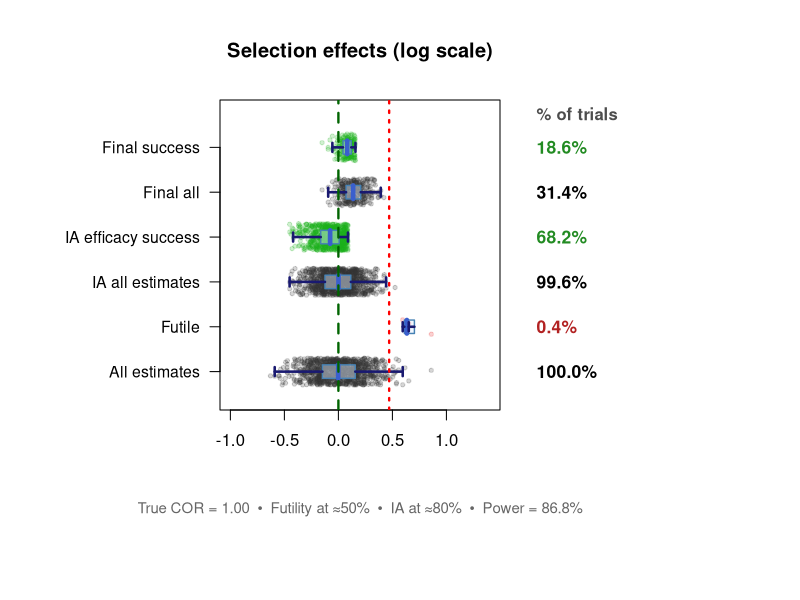

Recreate this plot in R.

rm(list=ls())

suppressPackageStartupMessages({
  library(MASS)   # polr
  library(dplyr)
})

# ============================================================
# 1) Core helpers
# ============================================================

ilogit <- function(z) 1 / (1 + exp(-z))

parse_probs <- function(txt) {
  as.numeric(trimws(unlist(strsplit(txt, ","))))
}

validate_probs <- function(p) {
  if (any(is.na(p)))          return("Probabilities must be numeric (comma-separated).")
  if (length(p) < 3)          return("Need at least 3 categories.")
  if (any(p <= 0))            return("All probabilities must be > 0.")
  if (abs(sum(p) - 1) > 1e-6) return(sprintf("Must sum to ~1 (got %.6f).", sum(p)))
  NULL
}

theta_from_control_pmf <- function(p_control) {
  cum_control <- cumsum(p_control)
  qlogis(cum_control[seq_len(length(p_control) - 1)])
}

pmf_from_beta <- function(theta, beta, x) {
  cdf <- ilogit(theta - beta * x)
  cdf <- c(cdf, 1)
  pmf <- diff(c(0, cdf))
  pmf[pmf < 0] <- 0
  pmf / sum(pmf)
}

# ============================================================
# 2) Fit log(COR) correctly (NO sign flip)
# ============================================================

fit_logCOR <- function(df) {
  fit <- try(MASS::polr(y ~ trt, data = df, Hess = TRUE), silent = TRUE)
  if (inherits(fit, "try-error") || is.null(fit$coefficients)) return(NULL)
  
  coef_names <- names(fit$coefficients)
  trt_name <- coef_names[grepl("^trt", coef_names)][1]
  if (is.na(trt_name)) return(NULL)
  
  logCOR_hat <- as.numeric(fit$coefficients[[trt_name]])
  
  v <- vcov(fit)
  if (!(trt_name %in% rownames(v))) return(NULL)
  
  se <- sqrt(v[trt_name, trt_name])
  if (!is.finite(se) || se < 1e-8) return(NULL)
  
  list(logCOR_hat = logCOR_hat, se = se)
}

safe_summ_cor <- function(x) {
  x <- x[is.finite(x)]
  n <- length(x)
  if (n == 0) {
    return(c(N = 0L, Mean = NA_real_, Median = NA_real_, `2.5%` = NA_real_, `97.5%` = NA_real_))
  }
  q <- quantile(x, probs = c(0.025, 0.975), names = FALSE)
  c(N = n, Mean = mean(x), Median = median(x), `2.5%` = q[1], `97.5%` = q[2])
}

# ============================================================
# 3) Simulation (NI success LEFT tail, futility RIGHT side)
# ============================================================

simulate_obf_ordinal <- function(
    COR_true, COR_NI,
    n_total,
    futility_frac, info_frac,
    alpha1, alpha2, futility_p,
    p_control, seed = 1234, nSims = 500,
    show_progress = interactive()
) {
  msg <- validate_probs(p_control)
  if (!is.null(msg)) stop(msg)
  
  set.seed(seed)
  
  theta <- theta_from_control_pmf(p_control)
  K <- length(p_control) - 1
  
  beta_true <- log(COR_true)
  beta_NI   <- log(COR_NI)
  
  pi_control <- p_control
  pi_treat   <- pmf_from_beta(theta, beta_true, x = 1)
  
  split_n <- function(N) {
    nC <- floor(N / 2)
    list(nC = nC, nT = N - nC)
  }
  
  Z_fut_all  <- rep(NA_real_, nSims)
  COR_fut_all <- rep(NA_real_, nSims)
  Z1_all     <- rep(NA_real_, nSims)
  COR1_all   <- rep(NA_real_, nSims)
  Z2_all     <- rep(NA_real_, nSims)
  COR2_all   <- rep(NA_real_, nSims)
  
  stop_fut   <- logical(nSims)
  stop_ia    <- logical(nSims)
  stop_final <- logical(nSims)
  
  z_fut  <- qnorm(futility_p)
  zcrit1 <- qnorm(alpha1)
  zcrit2 <- qnorm(alpha2)
  
  n_fut <- round(futility_frac * n_total)
  n1    <- round(info_frac  * n_total)
  
  if (show_progress) pb <- txtProgressBar(min = 0, max = nSims, style = 3)
  
  for (i in seq_len(nSims)) {
    
    # Futility look
    s_f <- split_n(n_fut)
    yCf <- sample(0:K, s_f$nC, TRUE, pi_control)
    yTf <- sample(0:K, s_f$nT, TRUE, pi_treat)
    
    df_f <- data.frame(
      y   = factor(c(yCf, yTf), ordered = TRUE, levels = 0:K),
      trt = factor(rep(c("C", "T"), c(s_f$nC, s_f$nT)), levels = c("C", "T"))
    )
    
    res_f <- fit_logCOR(df_f)
    if (!is.null(res_f)) {
      Z_fut_all[i]   <- (res_f$logCOR_hat - beta_NI) / res_f$se
      COR_fut_all[i] <- exp(res_f$logCOR_hat)
      
      if (Z_fut_all[i] > z_fut) {
        stop_fut[i] <- TRUE
        if (show_progress) setTxtProgressBar(pb, i)
        next
      }
    }
    
    # Interim look
    n_add_ia <- n1 - n_fut
    s_add <- split_n(n_add_ia)
    yCa <- sample(0:K, s_add$nC, TRUE, pi_control)
    yTa <- sample(0:K, s_add$nT, TRUE, pi_treat)
    
    df_add <- data.frame(
      y   = factor(c(yCa, yTa), ordered = TRUE, levels = 0:K),
      trt = factor(rep(c("C", "T"), c(s_add$nC, s_add$nT)), levels = c("C", "T"))
    )
    
    df1 <- rbind(df_f, df_add)
    
    res1 <- fit_logCOR(df1)
    if (!is.null(res1)) {
      Z1_all[i]   <- (res1$logCOR_hat - beta_NI) / res1$se
      COR1_all[i] <- exp(res1$logCOR_hat)
      
      if (Z1_all[i] <= zcrit1) {
        stop_ia[i] <- TRUE
        if (show_progress) setTxtProgressBar(pb, i)
        next
      }
    }
    
    # Final look
    n_add_final <- n_total - n1
    s_final <- split_n(n_add_final)
    yCf2 <- sample(0:K, s_final$nC, TRUE, pi_control)
    yTf2 <- sample(0:K, s_final$nT, TRUE, pi_treat)
    
    df_final_add <- data.frame(
      y   = factor(c(yCf2, yTf2), ordered = TRUE, levels = 0:K),
      trt = factor(rep(c("C", "T"), c(s_final$nC, s_final$nT)), levels = c("C", "T"))
    )
    
    df2 <- rbind(df1, df_final_add)
    
    res2 <- fit_logCOR(df2)
    if (!is.null(res2)) {
      Z2_all[i]   <- (res2$logCOR_hat - beta_NI) / res2$se
      COR2_all[i] <- exp(res2$logCOR_hat)
      
      if (Z2_all[i] <= zcrit2) {
        stop_final[i] <- TRUE
      }
    }
    
    if (show_progress) setTxtProgressBar(pb, i)
  }
  
  if (show_progress) close(pb)
  
  list(
    Z_fut_all = Z_fut_all, COR_fut_all = COR_fut_all,
    Z1_all = Z1_all, COR1_all = COR1_all,
    Z2_all = Z2_all, COR2_all = COR2_all,
    stop_fut = stop_fut, stop_ia = stop_ia, stop_final = stop_final,
    nSims = nSims,
    z_fut = z_fut, zcrit1 = zcrit1, zcrit2 = zcrit2
  )
}

# ============================================================
# 4) Outputs
# ============================================================

# sim_table <- function(sim) {
#   fut <- safe_summ_cor(sim$COR_fut_all[sim$stop_fut])
#   ia  <- safe_summ_cor(sim$COR1_all[sim$stop_ia])
#   fin <- safe_summ_cor(sim$COR2_all[sim$stop_final])
#   
#   out <- data.frame(
#     Stage  = c("Futility stop", "IA success stop", "Final success stop"),
#     N      = c(fut["N"], ia["N"], fin["N"]),
#     Mean   = c(fut["Mean"], ia["Mean"], fin["Mean"]),
#     Median = c(fut["Median"], ia["Median"], fin["Median"]),
#     `2.5%` = c(fut["2.5%"], ia["2.5%"], fin["2.5%"]),
#     `97.5%`= c(fut["97.5%"], ia["97.5%"], fin["97.5%"]),
#     check.names = FALSE
#   )
#   
#   out |> mutate(across(c(Mean, Median, `2.5%`, `97.5%`), ~ round(.x, 3)))
# }


sim_table <- function(sim) {
  
  # Helper to compute all the usual stats + min & max
  safe_summ_cor_ext <- function(x) {
    x <- x[is.finite(x)]
    n <- length(x)
    if (n == 0) {
      return(c(
        N = 0L, 
        Min = NA_real_, Max = NA_real_,
        Mean = NA_real_, Median = NA_real_, 
        `2.5%` = NA_real_, `97.5%` = NA_real_
      ))
    }
    
    q <- quantile(x, probs = c(0.025, 0.5, 0.975), names = FALSE)
    c(
      N     = n,
      Min   = min(x),
      Max   = max(x),
      Mean  = mean(x),
      Median = q[2],           # or median(x)
      `2.5%` = q[1],
      `97.5%`= q[3]
    )
  }
  
  fut <- safe_summ_cor_ext(sim$COR_fut_all[sim$stop_fut])
  ia  <- safe_summ_cor_ext(sim$COR1_all[sim$stop_ia])
  fin <- safe_summ_cor_ext(sim$COR2_all[sim$stop_final])
  
  out <- data.frame(
    Stage  = c("Futility stop", "IA success stop", "Final success stop"),
    N      = c(fut["N"], ia["N"], fin["N"]),
    Min    = c(fut["Min"], ia["Min"], fin["Min"]),
  #  Max    = c(fut["Max"], ia["Max"], fin["Max"]),
    Mean   = c(fut["Mean"], ia["Mean"], fin["Mean"]),
    Median = c(fut["Median"], ia["Median"], fin["Median"]),
    `2.5%` = c(fut["2.5%"], ia["2.5%"], fin["2.5%"]),
    `97.5%`= c(fut["97.5%"], ia["97.5%"], fin["97.5%"]),
  Max    = c(fut["Max"], ia["Max"], fin["Max"]),
    check.names = FALSE
  )
  
  # Round numeric columns nicely
  out |> mutate(across(c(Min, Max, Mean, Median, `2.5%`, `97.5%`), ~ round(.x, 3)))
}



















# Your current selection_boxplot function (unchanged)

selection_boxplot <- function(sim, COR_true, COR_NI,
                              futility_frac = 0.50,
                              info_frac = 0.80,
                              main = "Selection effects (log scale)",
                              point_cex = 0.58,
                              point_alpha = 0.30,
                              jitter_height = 0.22,
                              box_width = 0.26,
                              ylim = c(-1.3, 1.3),
                              text_offset_factor = 0.13) {
  
  log_true <- log(COR_true)
  log_M    <- log(COR_NI)
  
  ok_f <- is.finite(sim$COR_fut_all)
  ok1  <- is.finite(sim$COR1_all)
  ok2  <- is.finite(sim$COR2_all)
  
  groups <- list(
    "All estimates"       = log(sim$COR_fut_all[ok_f]),
    "Futile"              = log(sim$COR_fut_all[ok_f & sim$stop_fut]),
    "IA all estimates"    = log(sim$COR1_all[ok1]),
    "IA efficacy success" = log(sim$COR1_all[ok1 & sim$stop_ia]),
    "Final all"           = log(sim$COR2_all[ok2]),
    "Final success"       = log(sim$COR2_all[ok2 & sim$stop_final])
  )
  
  keep <- sapply(groups, function(v) length(v) > 0)
  groups <- groups[keep]
  group_names <- names(groups)
  
  if (length(groups) == 0) {
    plot.new()
    text(0.5, 0.5, "No valid data for boxplot", cex = 1.3, col = "gray50")
    return(invisible(NULL))
  }
  
  op <- par(mar = c(9.5, 11, 5, 15))
  on.exit(par(op), add = TRUE)
  
  plot(0, type = "n", 
       xlim = ylim, ylim = c(0.4, length(groups) + 0.8),
       xlab = "", ylab = "", yaxt = "n",
       main = main, las = 1)
  
  axis(2, at = seq_along(groups), labels = group_names, las = 1, cex.axis = 0.95)
  
  # 1. Points first (Background)
  for (i in seq_along(groups)) {
    vals <- groups[[i]]
    n <- length(vals)
    if (n == 0) next
    
    set.seed(20250610 + i * 43)
    jitter_y <- runif(n, -jitter_height, jitter_height)
    
    grp_name <- group_names[i]
    col_pt <- if (grp_name == "Futile") {
      rgb(0.9, 0.1, 0.1, point_alpha)
    } else if (grp_name %in% c("IA efficacy success", "Final success")) {
      rgb(0.1, 0.7, 0.1, point_alpha)
    } else {
      rgb(0.2, 0.2, 0.2, point_alpha)
    }
    
    points(vals, i + jitter_y, pch = 19, cex = point_cex, col = col_pt)
  }
  
  # 2. Boxplots with fixed whiskers
  for (i in seq_along(groups)) {
    vals <- groups[[i]]
    if (length(vals) < 2) next # Need at least 2 points for a box
    
    q <- quantile(vals, probs = c(0.25, 0.5, 0.75))
    iqr <- q[3] - q[1]
    
    # Calculate whisker reach
    whisk_low  <- min(vals[vals >= q[1] - 1.5 * iqr])
    whisk_high <- max(vals[vals <= q[3] + 1.5 * iqr])
    
    # BOX BODY
    rect(q[1], i - box_width/2, q[3], i + box_width/2,
         col = rgb(0.88, 0.93, 1.0, 0.45), border = "steelblue", lwd = 1.4)
    
    # MEDIAN
    segments(q[2], i - box_width/2, q[2], i + box_width/2, lwd = 4.5, col = "royalblue3")
    
    # WHISKER LINES (The Fix: horizontal connection)
    segments(whisk_low,  i, q[1], i, lwd = 2.5, col = "midnightblue")
    segments(whisk_high, i, q[3], i, lwd = 2.5, col = "midnightblue")
    
    # WHISKER CAPS (Vertical bars at the ends)
    cap_size <- box_width / 3
    segments(whisk_low,  i - cap_size, whisk_low,  i + cap_size, lwd = 2.5, col = "midnightblue")
    segments(whisk_high, i - cap_size, whisk_high, i + cap_size, lwd = 2.5, col = "midnightblue")
  }
  
  # Reference lines and Labels (Logic remains the same)
  abline(v = c(log_true, log_M), lty = c(2, 3), col = c("darkgreen", "red"), lwd = 2.3)
  
  # ... [Rest of the labeling/footnote code remains unchanged] ...
  p_fut   <- mean(sim$stop_fut,    na.rm = TRUE)
  p_ia    <- mean(sim$stop_ia,     na.rm = TRUE)
  p_final <- mean(sim$stop_final,  na.rm = TRUE)
  
  props <- c("All estimates" = 1, "Futile" = p_fut, "IA all estimates" = 1 - p_fut,
             "IA efficacy success" = p_ia, "Final all" = 1 - p_fut - p_ia, "Final success" = p_final)[group_names]
  
  usr <- par("usr")
  x_text <- usr[2] + text_offset_factor * (usr[2] - usr[1])
  
  for (i in seq_along(groups)) {
    text(x_text, i, sprintf("%.1f%%", 100 * props[i]), adj = 0, cex = 1.05, font = 2, 
         col = if(group_names[i]=="Futile") "firebrick" else if(group_names[i] %in% c("IA efficacy success", "Final success")) "forestgreen" else "black", xpd = TRUE)
  }
  
  text(x_text, length(groups) + 0.75, "% of trials", adj = 0, cex = 1.0, 
       font = 2, col = "gray30", xpd = TRUE)
  
  power <- p_ia + p_final
  footnote_text <- sprintf("True COR = %.2f  •  Futility at ≈%.0f%%  •  IA at ≈%.0f%%  •  Power = %.1f%%",
                           COR_true, 100 * futility_frac, 100 * info_frac, 100 * power)
  text(usr[1] + (usr[2] - usr[1])/2, usr[3] - 0.32 * (usr[4] - usr[3]), footnote_text, adj = 0.5, cex = 0.90, col = "gray40", xpd = TRUE)
  
  invisible(NULL)
}
# ============================================================
# 5) Runner (simulation only)
# ============================================================

run_all <- function(
    N_total = 600,
    futility_frac = 0.50,
    info_frac = 0.80,
    futility_p = 0.70,
    alpha1 = 0.0122,
    alpha2 = 0.0214,
    M_margin = 1.6,
    COR_true = 1.0,
    p_control_txt = "0.04, 0.02, 0.45, 0.34, 0.15",
    nSims = 2000,
    seed = 1234,
    show_progress = interactive()
) {
  p_control <- parse_probs(p_control_txt)
  msg <- validate_probs(p_control)
  if (!is.null(msg)) stop(msg)
  
  sim <- simulate_obf_ordinal(
    COR_true = COR_true,
    COR_NI = M_margin,
    n_total = N_total,
    futility_frac = futility_frac,
    info_frac = info_frac,
    alpha1 = alpha1,
    alpha2 = alpha2,
    futility_p = futility_p,
    p_control = p_control,
    seed = seed,
    nSims = nSims,
    show_progress = show_progress
  )
  
  tbl_sim <- sim_table(sim)
  
  list(sim = sim, sim_summary = tbl_sim)
}

x <-1.
res <- run_all( nSims = 1000, COR_true = x, M_margin = 1.6)

res$sim_summary

selection_boxplot(res$sim, COR_true = x, COR_NI = 1.6,
                  point_cex       = 0.58,
                  point_alpha     = 0.20,
                  jitter_height   = 0.3,     # increase to 0.28–0.35 if you want more vertical spread
                  box_width       = 0.3,
                  ylim            = c(-1.0, 1.4),
                  text_offset_factor = 0.13)  # push % further right if needed

